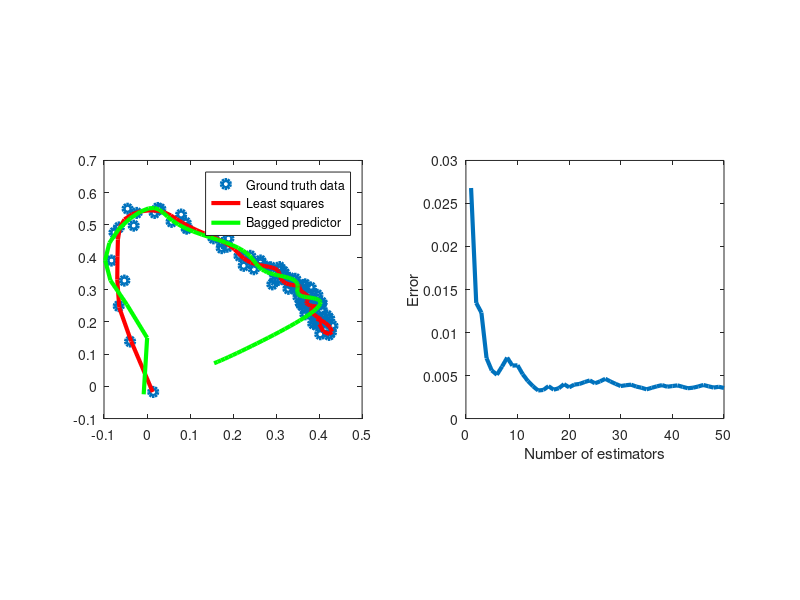

MATLAB code for this plot:
clc;
clear all;
close all;
t=0:0.01:1;
s=ones(length(t),1);
cm=[s,t'];
for i=2:25
    cm=[cm,(t.^i)'];
end
rng(2500);
rm=rand(size(cm,2),2);
rm=rm-mean(rm);
rec=cm*rm;
rec=rec+(rand(size(rec))-0.5)*0.05;
%
fit=cm\rec;
calc=cm*fit;
% plot(rec(:,1),rec(:,2),'o','LineWidth',3);hold on; plot(calc(:,1),calc(:,2),'r-','LineWidth',3);hold off;
%
n_est=50;
est_size=10;
clear cal fit_est est;
for i=1:n_est
    rand_sam=randperm(size(cm,2));
    est(:,:,i)=cm(:,rand_sam(1:est_size));
    fit_est(:,:,i)=pinv(est(:,:,i))*rec;
    cal(:,:,i)=est(:,:,i)*fit_est(:,:,i);
    cal_m=mean(cal,3);
subplot(1,2,1),plot(rec(:,1),rec(:,2),'o','LineWidth',3);
    hold on; plot(calc(:,1),calc(:,2),'r-','LineWidth',3);
    plot(cal_m(:,1),cal_m(:,2),'g-','LineWidth',3);axis('square');
    err(i)=mean2((cal_m-rec).^2);
    
    legend('Ground truth data','Least squares','Bagged predictor');
    hold off;
    subplot(1,2,2),plot(err,'LineWidth',3);axis('square');ylabel('Error');xlabel('Number of estimators');
    pause(0.03);
end
%

